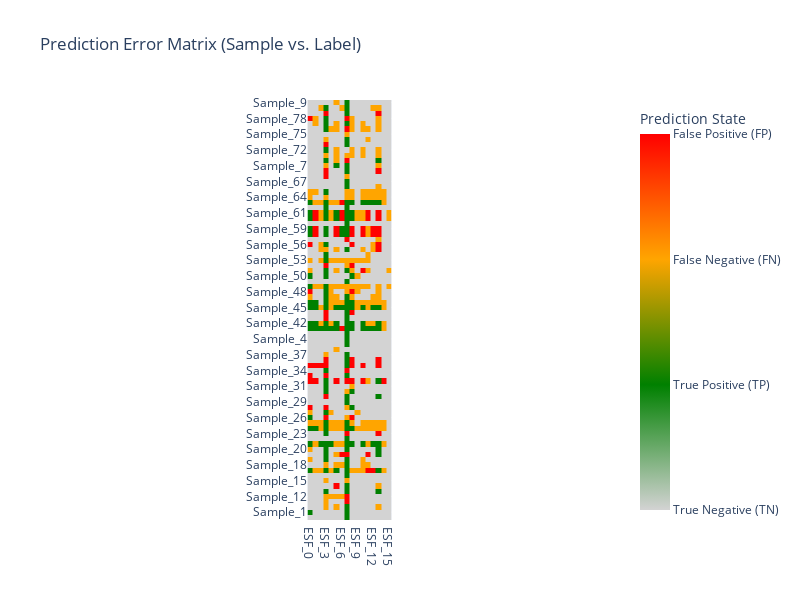

Write notebook code for a chart like this one.
### Code cell
# Define the order and mapping to numerical IDs (required for imshow)
order = ['True Negative (TN)', 'True Positive (TP)', 'False Negative (FN)', 'False Positive (FP)']
color_map = {
    'True Positive (TP)': 'green',
    'True Negative (TN)': 'lightgray',
    'False Negative (FN)': 'orange',
    'False Positive (FP)': 'red'
}

# 1. Create a mapping dictionary from string state to integer ID
state_to_int = {state: i for i, state in enumerate(order)}
int_to_state = {i: state for i, state in enumerate(order)}
color_scale = [color_map[state] for state in order]

# 2. Convert the categorical prediction_states array into a numerical ID matrix
prediction_ids = np.vectorize(state_to_int.get)(prediction_states)

# 3. Use pandas to organize the final numerical matrix
df_matrix = pd.DataFrame(
    prediction_ids,
    index=[f'Sample_{i}' for i in range(len(y_test_transformed))],
    columns=y_test_transformed.columns
)

# 4. Visualization with px.imshow

fig = px.imshow(
    df_matrix.values, # Pass the numerical matrix values
    x=df_matrix.columns,
    y=df_matrix.index,
    color_continuous_scale=color_scale, # Use the custom colors
    title="Prediction Error Matrix (Sample vs. Label)",
)

# 5. Fix the Color Bar Ticks and Labels (to show the categorical state names)
# imshow only accepts numerical input, so we must manually override the color bar

# Calculate the center position for the ticks
tick_values = np.arange(len(order))
tick_text = [int_to_state[i] for i in tick_values]

fig.update_coloraxes(
    colorbar_tickvals=tick_values,
    colorbar_ticktext=tick_text,
    colorbar_title='Prediction State'
)

# 6. Optional Layout Adjustments
fig.update_layout(
    autosize=False,
    width=800,
    height=600,
    yaxis={'categoryorder':'category descending'}
)

fig.show()

### Figure 1 — Plotly figure (JSON) as saved in the notebook; plotly's stock layout.template omitted (floating-point values rounded to 4 significant figures; data arrays with more than 128 entries replaced by an {"elided": "..."} marker saying what was removed)
{"data": [{"coloraxis": "coloraxis", "hovertemplate": "x: %{x}<br>y: %{y}<br>color: %{z}<extra></extra>", "name": "0", "type": "heatmap", "x": ["ESF_0", "ESF_1", "ESF_2", "ESF_3", "ESF_4", "ESF_5", "ESF_6", "ESF_7", "ESF_8", "ESF_9", "ESF_10", "ESF_11", "ESF_12", "ESF_13", "ESF_14", "ESF_15"], "xaxis": "x", "y": ["Sample_0", "Sample_1", "Sample_2", "Sample_3", "Sample_4", "Sample_5", "Sample_6", "Sample_7", "Sample_8", "Sample_9", "Sample_10", "Sample_11", "Sample_12", "Sample_13", "Sample_14", "Sample_15", "Sample_16", "Sample_17", "Sample_18", "Sample_19", "Sample_20", "Sample_21", "Sample_22", "Sample_23", "Sample_24", "Sample_25", "Sample_26", "Sample_27", "Sample_28", "Sample_29", "Sample_30", "Sample_31", "Sample_32", "Sample_33", "Sample_34", "Sample_35", "Sample_36", "Sample_37", "Sample_38", "Sample_39", "Sample_40", "Sample_41", "Sample_42", "Sample_43", "Sample_44", "Sample_45", "Sample_46", "Sample_47", "Sample_48", "Sample_49", "Sample_50", "Sample_51", "Sample_52", "Sample_53", "Sample_54", "Sample_55", "Sample_56", "Sample_57", "Sample_58", "Sample_59", "Sample_60", "Sample_61", "Sample_62", "Sample_63", "Sample_64", "Sample_65", "Sample_66", "Sample_67", "Sample_68", "Sample_69", "Sample_70", "Sample_71", "Sample_72", "Sample_73", "Sample_74", "Sample_75", "Sample_76", "Sample_77", "Sample_78", "Sample_79"], "yaxis": "y", "z": {"elided": "80x16 int values"}}], "layout": {"autosize": false, "coloraxis": {"colorbar": {"ticktext": ["True Negative (TN)", "True Positive (TP)", "False Negative (FN)", "False Positive (FP)"], "tickvals": [0, 1, 2, 3], "title": {"text": "Prediction State"}}, "colorscale": [[0, "lightgray"], [0.3333, "green"], [0.6667, "orange"], [1, "red"]]}, "height": 600, "title": {"text": "Prediction Error Matrix (Sample vs. Label)"}, "width": 800, "xaxis": {"anchor": "y", "constrain": "domain", "domain": [0, 1], "scaleanchor": "y"}, "yaxis": {"anchor": "x", "autorange": "reversed", "categoryorder": "category descending", "constrain": "domain", "domain": [0, 1]}}}
